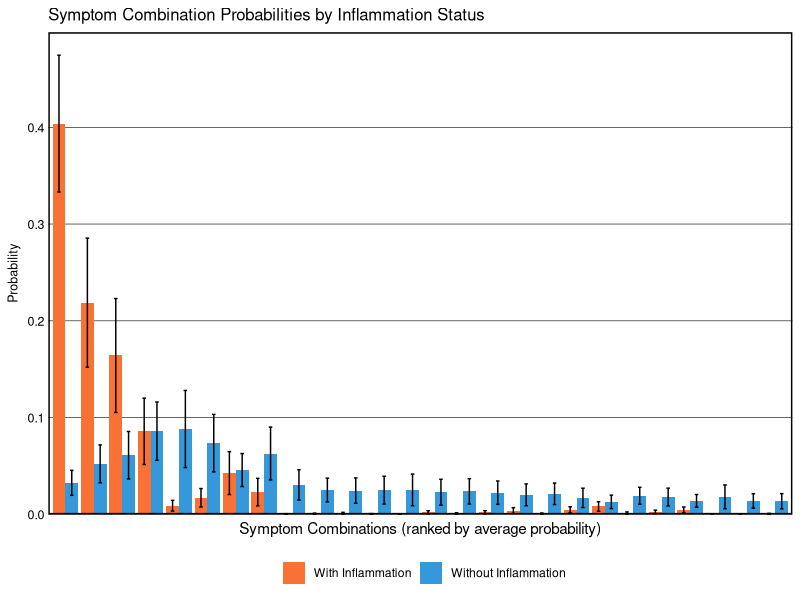

This chart was generated by the following R code:
## ---- chunk 1

## ---- chunk 2
# Load required packages
library(tidyverse)
library(mvtnorm)
library(MASS)
library(flextable)
library(officer)
## ---- chunk 3
# Setting seed for reproducibility
set.seed(123)

# Combinations of binary criteria
combinations <- expand.grid(c(0,1), c(0,1), c(0,1), c(0,1), c(0,1))
## ---- chunk 4
# Function to ensure the values fall between 0 and 4
rescale <- function(x) {
  min_val <- min(x)
  max_val <- max(x)
  return((x - min_val) / (max_val - min_val) * 4)
}
## ---- chunk 5
generate_correlated_binary <- function(n, p1, p2, cor) {
  means <- c(0, 0)
  sigma <- matrix(c(1, cor, cor, 1), 2, 2)
  bvn <- mvrnorm(n, mu = means, Sigma = sigma)
  
  threshold_L <- qnorm(1 - p1)
  threshold_I <- qnorm(1 - p2)
  
  L <- ifelse(bvn[,1] > threshold_L, 1, 0)
  I <- ifelse(bvn[,2] > threshold_I, 1, 0)
  
  return(data.frame(L = L, I = I))
}
## ---- chunk 6
# Number of individuals and simulations
n <- 1000
n_sims <- 100

# Matrices to accumulate the results of each simulation
results_WITH_inflammation <- matrix(0, ncol = 2^5, nrow = n_sims)
results_WITHOUT_inflammation <- matrix(0, ncol = 2^5, nrow = n_sims)

# Vectors to track sample sizes
n_WITH_inflammation <- numeric(n_sims)
n_WITHOUT_inflammation <- numeric(n_sims)
## ---- chunk 7
for(sim in 1:n_sims) {
  # NEW: Generate correlated binary latent variables L (PTSD) and I (Inflammation)
  latent_vars <- generate_correlated_binary(n, p1 = 0.8, p2 = 0.5, cor = 0.6)
  L <- latent_vars$L
  I <- latent_vars$I
  
# NEW: Simulate symptoms with BOTH L and I effects (additive model)
  # I factors are adjustable based on theoretical assumptions
  
  # Strong indicators - react strongly to PTSD, moderately to Inflammation
  S1 <- rescale(2.0 * L + 1.2 * I + rnorm(n, mean=2, sd=0.5))
  S2 <- rescale(1.8 * L + 1.0 * I + rnorm(n, mean=2, sd=0.5))
  
  # Medium indicator - reacts moderately to both
  M <- rescale(1.2 * L + 1.3 * I + rnorm(n, mean=2, sd=0.8))
  
  # Weak indicators - react weakly to PTSD, varied response to Inflammation
  W1 <- rescale(0.6 * L + 0.9 * I + rnorm(n, mean=2, sd=1))
  W2 <- rescale(0.4 * L + 0.6 * I + rnorm(n, mean=2, sd=1))
  
  
  # Combine into a data frame
  data <- data.frame(L, I, S1, S2, W1, W2, M)
  
  # Creating binary variables for all indicators
  data <- data %>%
    mutate(
      S1_positive = S1 >= 2,
      S2_positive = S2 >= 2,
      W1_positive = W1 >= 2,
      W2_positive = W2 >= 2,
      M_positive = M >= 2
    )
  
  # Calculate a new column that counts how many criteria are met for each individual
  data <- data %>%
    mutate(criteria_met = S1_positive + S2_positive + 
                          W1_positive + W2_positive + 
                          M_positive)
  
# Filter the dataset to keep only those individuals that meet at least 2 criteria
filtered_data <- data %>%
    filter(criteria_met >= 2)
  
# Split into inflammation groups
filtered_WITH_I <- filtered_data %>% filter(I == 1)
filtered_WITHOUT_I <- filtered_data %>% filter(I == 0)
  
# Track sample sizes
n_WITH_inflammation[sim] <- nrow(filtered_WITH_I)
n_WITHOUT_inflammation[sim] <- nrow(filtered_WITHOUT_I)
  
# === Calculate for WITH inflammation group ===
if(nrow(filtered_WITH_I) > 5) {  # Need sufficient data for covariance
    cov_matrix_WITH <- cov(filtered_WITH_I[, c("S1", "S2", "W1", "W2", "M")])
    means_WITH <- colMeans(filtered_WITH_I[, c("S1", "S2", "W1", "W2", "M")])
    
    for(i in 1:nrow(combinations)){
      lower <- as.numeric(ifelse(combinations[i,] == 1, 2, -Inf))
      upper <- as.numeric(ifelse(combinations[i,] == 1, Inf, 2))
      results_WITH_inflammation[sim, i] <- pmvnorm(lower = lower, 
                                                   upper = upper, 
                                                   mean = means_WITH, 
                                                   sigma = cov_matrix_WITH)
    }
}
  
# === Calculate for WITHOUT inflammation group ===
if(nrow(filtered_WITHOUT_I) > 5) {  # Need sufficient data for covariance
    cov_matrix_WITHOUT <- cov(filtered_WITHOUT_I[, c("S1", "S2", "W1", "W2", "M")])
    means_WITHOUT <- colMeans(filtered_WITHOUT_I[, c("S1", "S2", "W1", "W2", "M")])
    
    for(i in 1:nrow(combinations)){
      lower <- as.numeric(ifelse(combinations[i,] == 1, 2, -Inf))
      upper <- as.numeric(ifelse(combinations[i,] == 1, Inf, 2))
      results_WITHOUT_inflammation[sim, i] <- pmvnorm(lower = lower, 
                                                      upper = upper, 
                                                      mean = means_WITHOUT, 
                                                      sigma = cov_matrix_WITHOUT)
    }
  }
}
## ---- chunk 8
# === Process results for WITH inflammation group ===
derived_probs_WITH <- data.frame(
  Combination = paste(combinations[,1], 
                      combinations[,2], 
                      combinations[,3], 
                      combinations[,4], 
                      combinations[,5], sep=""),
  Mean_Probability = apply(results_WITH_inflammation, 2, mean),
  SD_Probability = apply(results_WITH_inflammation, 2, sd),
  Group = "With Inflammation")

# === Process results for WITHOUT inflammation group ===
derived_probs_WITHOUT <- data.frame(
  Combination = paste(combinations[,1], 
                      combinations[,2], 
                      combinations[,3], 
                      combinations[,4], 
                      combinations[,5], sep=""),
  Mean_Probability = apply(results_WITHOUT_inflammation, 2, mean),
  SD_Probability = apply(results_WITHOUT_inflammation, 2, sd),
  Group = "Without Inflammation")

# Combine both groups
derived_probs_combined <- rbind(derived_probs_WITH, derived_probs_WITHOUT)

# Determine which combinations meet 2 out of 5 criteria
derived_probs_combined$MeetsCriteria <- ifelse(rowSums(combinations) >= 2, TRUE, FALSE)

# Filter to only include combinations that meet the criteria
filtered_probs_combined <- derived_probs_combined %>% 
  filter(MeetsCriteria) %>%
  arrange(Group, desc(Mean_Probability))

# Add abbreviations for x-axis
# We'll rank combinations by their average probability across both groups
avg_probs <- derived_probs_combined %>%
  filter(MeetsCriteria) %>%
  group_by(Combination) %>%
  summarise(Avg = mean(Mean_Probability)) %>%
  arrange(desc(Avg))

filtered_probs_combined$Rank <- match(filtered_probs_combined$Combination, avg_probs$Combination)

# Report average sample sizes
cat("Average sample sizes across simulations:\n")
cat("With Inflammation:", round(mean(n_WITH_inflammation), 1), "\n")
cat("Without Inflammation:", round(mean(n_WITHOUT_inflammation), 1), "\n")
## ---- chunk 9
# Add MeetsCriteria column to individual dataframes
derived_probs_WITH$MeetsCriteria <- ifelse(rowSums(combinations) >= 2, TRUE, FALSE)
derived_probs_WITHOUT$MeetsCriteria <- ifelse(rowSums(combinations) >= 2, TRUE, FALSE)

# Show ALL results for WITH inflammation
cat("\n=== WITH INFLAMMATION (all combinations meeting criteria) ===\n")
print(derived_probs_WITH %>% 
        filter(MeetsCriteria) %>% 
        arrange(desc(Mean_Probability)))

# Show ALL results for WITHOUT inflammation
cat("\n=== WITHOUT INFLAMMATION (all combinations meeting criteria) ===\n")
print(derived_probs_WITHOUT %>% 
        filter(MeetsCriteria) %>% 
        arrange(desc(Mean_Probability)))
## ---- chunk 10
# Define the theme for the figure
Theme_Figure_1a <- 
  theme(
    plot.title = element_text(size=12),
    axis.title.y = element_text(size=9, 
                                margin = margin(t = 0, r = 0, b = 0, l = 0)),
    axis.text.x = element_blank(),
    axis.text.y = element_text(size=9, 
                               color = "black", 
                               margin = margin(t = 0, r = 0, b = 0, l = 5)),
    axis.ticks = element_blank(),
    panel.grid.major.x = element_blank(), 
    panel.grid.major.y = element_line(size=.2, 
                                      color="black"), 
    panel.grid.minor.y = element_blank(), 
    panel.border = element_rect(colour = "black", 
                                fill=NA, 
                                size=1),
    panel.background = element_rect(fill = "white"),
    legend.position = "bottom")

# Plot with two colors
ggplot(filtered_probs_combined, aes(x = reorder(Rank, -Mean_Probability), 
                                     y = Mean_Probability,
                                     fill = Group)) +
  geom_bar(stat = "identity", position = position_dodge(width = 0.9)) +
  geom_errorbar(aes(ymin = Mean_Probability - SD_Probability, 
                    ymax = Mean_Probability + SD_Probability), 
                position = position_dodge(width = 0.9),
                width = 0.25) +
  scale_fill_manual(values = c("With Inflammation" = "#F97134", 
                                "Without Inflammation" = "#3498db")) +
  scale_y_continuous(expand = expansion(mult = c(0, 0.05))) +
  labs(title = "Symptom Combination Probabilities by Inflammation Status", 
       x = "Symptom Combinations (ranked by average probability)", 
       y = "Probability",
       fill = "") + 
  Theme_Figure_1a
